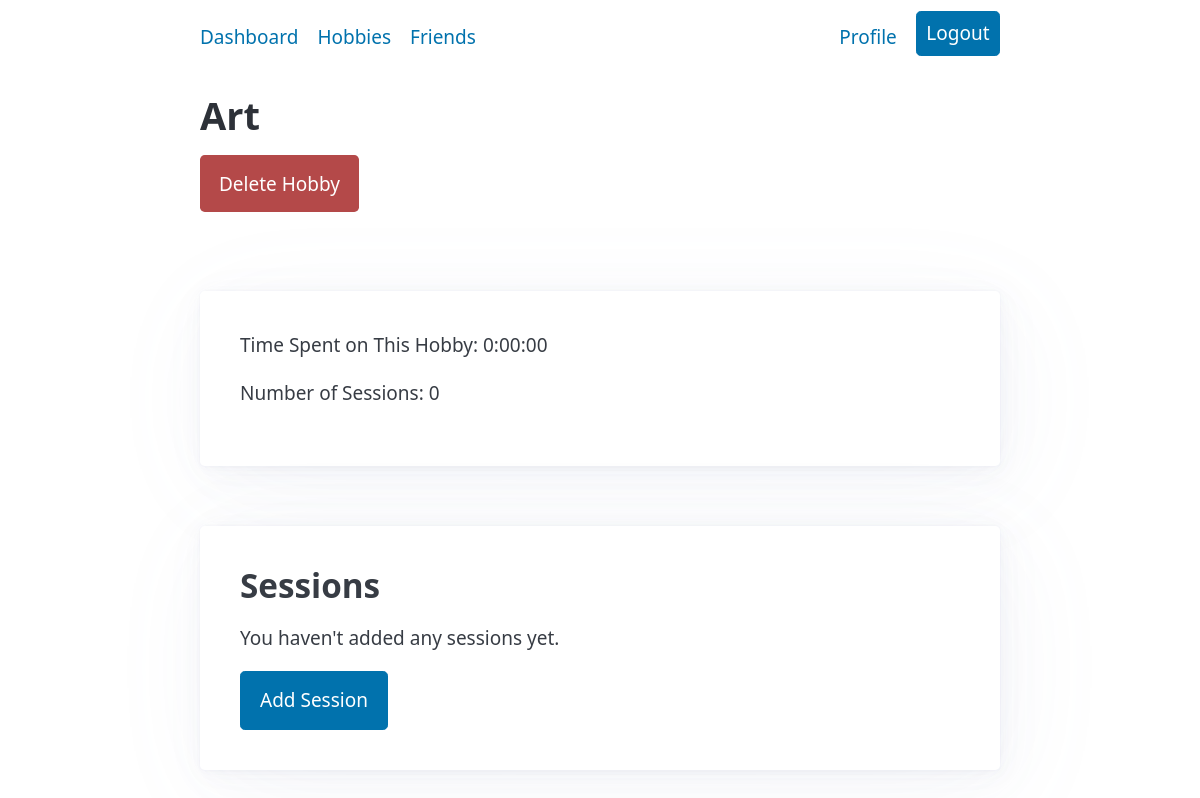
/hobbyhub/hobbies/art/ (signed in), run on an earlier commit of the app's database.
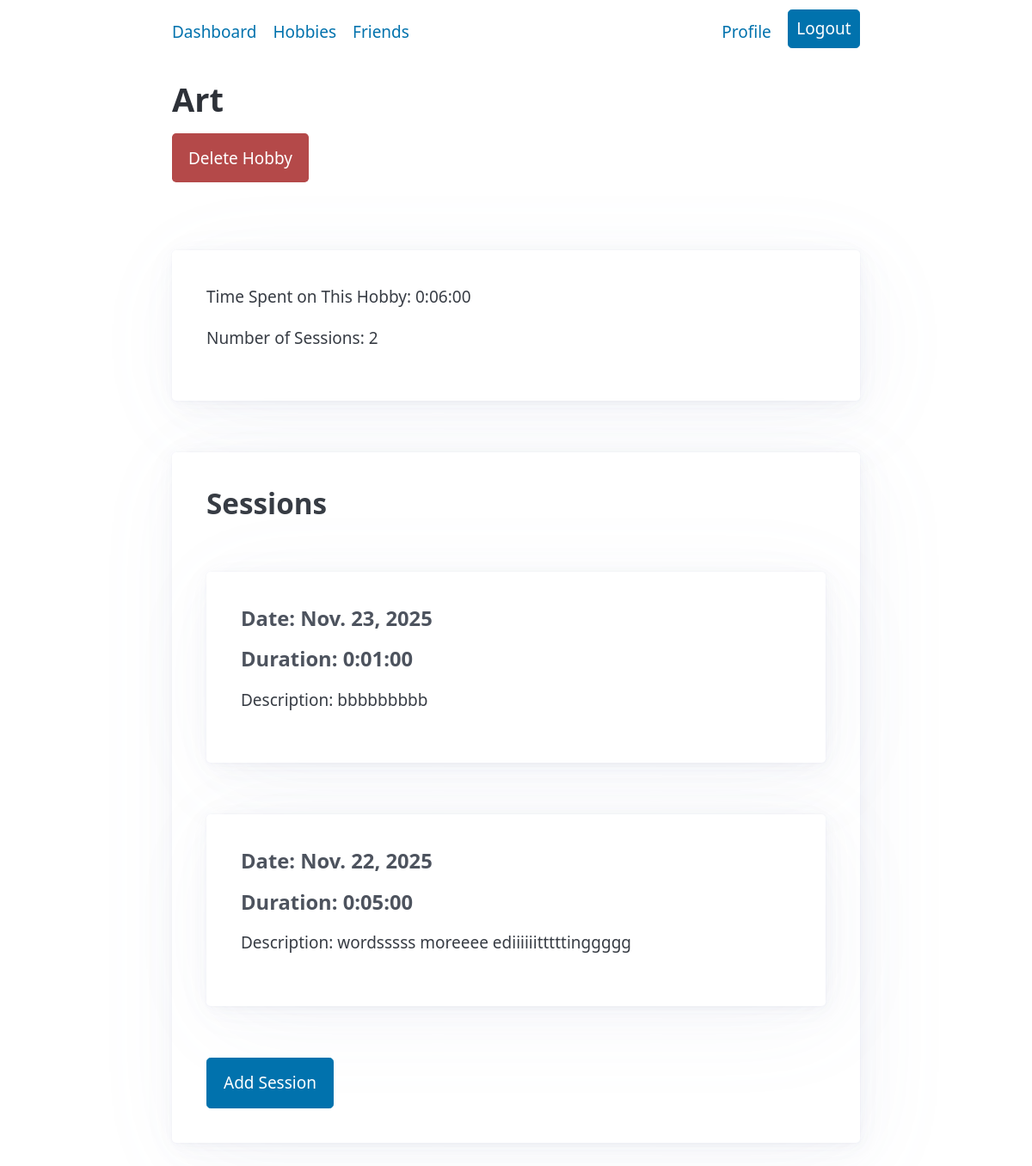
And on a later commit of the database.
### hobbies/models.py (models this page shows, shortened)
class Hobby(models.Model):
     user_profile = models.ForeignKey(
          UserProfile,
          on_delete=models.CASCADE,   # if the UserProfile is deleted, automatically delete all Hobbies associated with that profile
          related_name="hobbies"    # enables reverse lookup: user.hobbies returns all hobbies for given User object
     )
     name = models.CharField(
          unique=True,
          max_length=255,
     )
     date_created = models.DateField(auto_now_add = True)
     @property
     def total_time_spent(self):
          total_time = timedelta()
          all_sessions = self.sessions.all()    # get all sessions that are associated with this Hobby
          for session in all_sessions:
               total_time += session.duration
          return total_time
     class Meta:
          constraints = [
               models.UniqueConstraint(
                    fields=['user_profile', 'name'],
                    name='unique_hobby_per_user_profile'
               )
          ]

### hobby_sessions/models.py (models this page shows)
class Session(models.Model):
     user_profile = models.ForeignKey(
          UserProfile,
          on_delete=models.CASCADE,    # if the UserProfile is deleted, automatically delete all Sessions that belong to it
          related_name='sessions',     # enables reverse lookup: user_profile.sessions returns all sessions for given UserProfile object
     )
     hobby = models.ForeignKey(
        Hobby,
        on_delete=models.CASCADE,    # if the Hobby is deleted, automatically delete all Sessions associated with it
        related_name='sessions',     # enables reverse lookup: hobby.sessions returns all sessions for given Hobby object
    )
     date = models.DateField()
     start_time = models.TimeField()
     end_time = models.TimeField()
     @property
     def duration(self):
          start_dt = datetime.combine(self.date, self.start_time)
          end_dt = datetime.combine(self.date, self.end_time)
          return end_dt - start_dt
     description = models.TextField(
          blank=True,
          null=True)
     upload = models.ImageField(
        upload_to='session_pictures/',
        blank=True,
        null=True)
     friend_visibility = models.BooleanField(default=True)
     class Meta:
          constraints = [
               models.CheckConstraint(
                    name="require_description_or_upload",
                    check=(
                         Q(description__isnull=False) | Q(upload__isnull=False)
                    ),
               )
          ]

### hobbies/views.py (the view)
# urls.py: path("<str:name>/", hobby_detail_view, name="hobby_detail"),
def hobby_detail_view(request, name):
     if request.method == "GET":
          user_profile = request.user.userprofile
          hobbies = user_profile.hobbies.annotate(
               session_count=Count("sessions"),
          )
          hobby = hobbies.get(name=name)
          delete_hobby_url = reverse("hobbies:delete_hobby", args=[hobby.name])   # build the url to delete the specific Hobby
          sessions = hobby.sessions.all()    # get all sessions associated with hobby
          sorted_sessions = sessions.order_by("-date", "-end_time")    # sort sessions by date, time in descending order (newest to oldest)
          for session in sorted_sessions:
               session.delete_url = reverse("hobby_sessions:delete_session", args=[hobby.name, session.id])
          return render(request, "hobbies/hobby_detail.html", {
               "hobby": hobby,
               "delete_hobby_url": delete_hobby_url,
               "sessions": sorted_sessions,
          })
     return redirect("hobbies:hobby_detail", name=name)

### hobbies/templates/hobbies/hobby_detail.html (shortened to what this page needs)
{% extends "base.html" %}
{% block content %}
    <h1>{{ hobby.name|title }}</h1>
    <button class="warning_button" type="button" onclick="openDialog('delete_hobby')">Delete Hobby</button>
    <article>
        <p>Time Spent on This Hobby: {{ hobby.total_time_spent }}</p>
        <p>Number of Sessions:
            {% if hobby.session_count %}
                {{ hobby.session_count }}
            {% else %}
                0
            {% endif %}
        </p>
    </article>
    <article>
    <h2>Sessions</h2>
        {% include 'hobby_sessions/sessions_list.html' %}
        <a href="{% url 'hobby_sessions:create_session' hobby.name %}" role="button">Add Session</a>
    </article>
{% endblock %}

### hobby_sessions/templates/hobby_sessions/single_session.html (shortened to what this page needs)
{% block session %}
     <article>
          <div>
               <h4>Date: {{ session.date }}</h4>
               <h4>Duration: {{ session.duration }}</h4>
          </div>
          {% if session.description %}
               <p>Description: {{ session.description }}</p>
          {% endif %}
     </article>
{% endblock %}

What changed in the data, as far as the page shows it:
shown differently, row unchanged: Hobby "Art": total_time_spent "0:00:00" → "0:06:00"; session_count (not shown) → "2"
added Session: date "Nov. 23, 2025", duration "0:01:00", description "bbbbbbbbb"
added Session: date "Nov. 22, 2025", duration "0:05:00", description "wordsssss moreeee ediiiiiitttttinggggg"
Also different on the page:
text no longer shown: "0 You haven't added any sessions yet."
